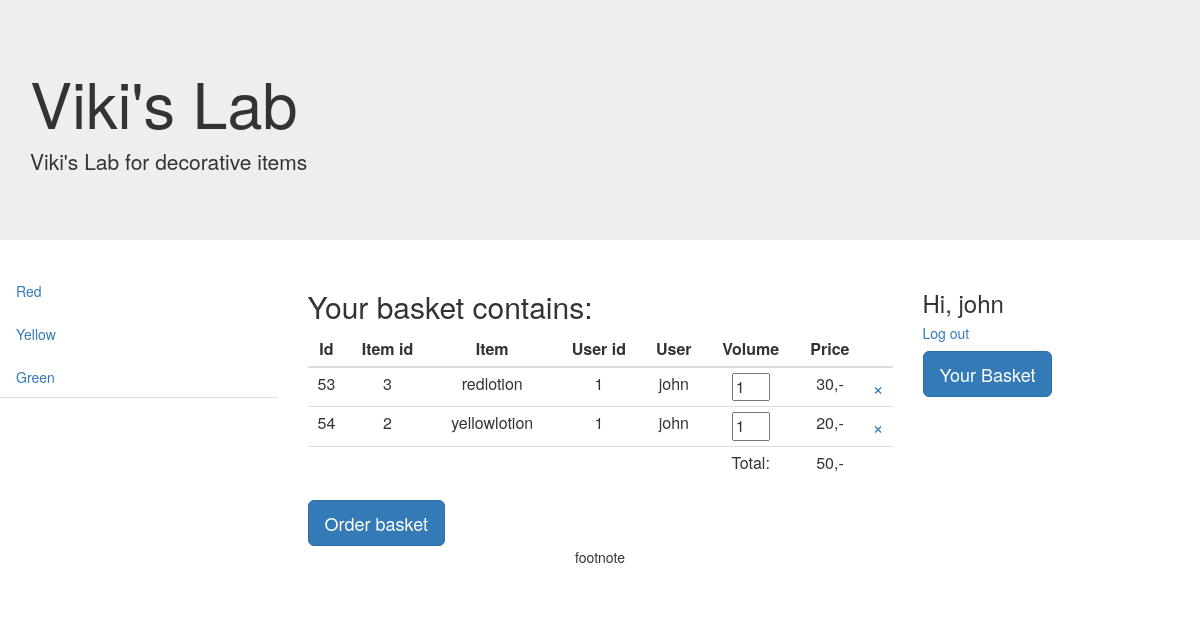
/basket (signed in), run on the app's committed database.
### vlab.py (models this page shows, shortened)
class ItemsDesc(db.Model):
    __tablename__ = 'itemsdesc'
    id = db.Column(db.Integer, primary_key=True)
    itemid = db.Column(db.Integer, db.ForeignKey('items.id'), nullable=False)
    name = db.Column(db.String, nullable=False)
    desc = db.Column(db.String)
    imgref = db.Column(db.String)
    item = db.relationship('Items', backref=db.backref('itemdesc', uselist=False))

class Orders(db.Model):
    __tablename__ = 'orders'
    id = db.Column(db.Integer, primary_key=True)
    userid = db.Column(db.Integer, db.ForeignKey('user.id'), nullable=False)
    itemid = db.Column(db.Integer, db.ForeignKey('items.id'), nullable=False)
    volume = db.Column(db.Integer)
    ordered = db.Column(db.Boolean)
    paid = db.Column(db.Boolean)
    delivered = db.Column(db.Boolean)
    orderdate = db.Column(db.DATETIME)
    paydate = db.Column(db.DATETIME)
    deliverydate = db.Column(db.DATETIME)

class Items(db.Model):
    __tablename__ = 'items'
    id = db.Column(db.Integer, primary_key=True)
    name = db.Column(db.String)
    orders = db.relationship('Orders', backref='item')

class User(UserMixin, db.Model):
    __tablename__ = 'user'
    id = db.Column(db.Integer, primary_key=True)
    username = db.Column(db.String(30), unique=True)
    email = db.Column(db.String(50))
    password = db.Column(db.String(50))
    orders = db.relationship('Orders', backref='user')

class Prices(db.Model):
    __tablename__ = 'prices'
    id = db.Column(db.Integer, primary_key=True)
    itemid = db.Column(db.Integer, db.ForeignKey('items.id'), nullable=False)
    price = db.Column(db.Integer)
    validfrom = db.Column(db.DATETIME)
    validto = db.Column(db.DATETIME)
    item = db.relationship('Items', backref='pricetags')

### vlab.py (the view)
@app.route('/basket', methods=['GET', 'POST'])
def basket():
    if request.args.get('productid'):
        chosen_product = Items.query.get(int(request.args.get('productid')))
        user = User.query.filter_by(id=current_user.id).first()
        issued_order = Orders(item=chosen_product, user=user, volume=1)
        db.session.add(issued_order)
        db.session.commit()
    if request.args.get('deletion'):
        product_for_removal = Orders.query.get(int(request.args.get('deletion')))
        db.session.delete(product_for_removal)
        db.session.commit()
    basket = Orders.query.filter(
        Orders.userid==current_user.id,
        db.or_(Orders.ordered.is_(None),
        Orders.ordered==0)).all()
    return render_template('basket.html', basket=basket, totalprice=totalprice(basket),
        items = ItemsDesc.query.all())

### vlab.py (called while the page is built)
@loginmanager.user_loader
def loaduser(userid):
    return User.query.get(int(userid))

def totalprice(basket):
    totalprice = 0
    for b in basket:
        totalprice += b.item.pricetags[0].price
    return totalprice

### templates/basket.html
{% extends 'vlab.html' %}
{% block product %}
<h2>Your basket contains:</h2>
<table class="table table-hover table-condensed text-center">
    <thead>
        <tr>
            <th class="text-center">Id</th>
            <th class="text-center">Item id</th>
            <th class="text-center">Item</th>
            <th class="text-center">User id</th>
            <th class="text-center">User</th>
            <th class='text-center'>Volume</th>
            <th class='text-center'>Price</th>
            <th class='text-center'></th>
        </tr>
    </thead>
    <tbody>
            {% for b in basket %}
            <tr>
            <td scope="row">{{b.id}}</td>
            <td scope="row">{{b.itemid}}</td>
            <td>{{b.item.name}}</td>
            <td>{{b.userid}}</td>
            <td>{{b.user.username}}</td>
            <td><input type="text" value={{b.volume}} size="1"></td>
            <td>{{b.item.pricetags[0].price}},-</td>
            <td><a href="{{url_for('basket', deletion=b.id)}}" style="text-decoration: none"><big>&times;</big></a></td>
            </tr>
            {% endfor %}
            <tr>
                <td></td>
                <td></td>
                <td></td>
                <td></td>
                <td></td>
                <td>Total:</td>
                <td>{{totalprice}},-</td>
                <td></td>
            </tr>
    </tbody>
</table>
<a name="Savebasket" id="Savebasket" class="btn btn-primary btn-lg" href="{{url_for('myorder')}}" role="button">Order basket</a>
{% endblock product %}

### templates/vlab.html (shortened to what this page needs)
<html lang="en">
<head>
    <link rel="stylesheet" type="text/css" href="{{url_for('static', filename='main.css')}}">
</head>
<body>
    {% extends 'bootstrap/base.html' %}
    {% import 'bootstrap/wtf.html' as wtf %}
    {% block content %}
    <div class="jumbotron jumbotron-fluid">
        <div class="container">
            <h1 class="display-3">Viki's Lab</h1>
            <p class="lead">Viki's Lab for decorative items</p>
        </div>
    </div>
    {% block middlepart %}
    <div class="row">
        <div class="col-xs-3">
            <ul class="nav nav-tabs nav-stacked">
                {% for item in items %}
                    <li>
                        <a href="{{url_for('selection', product=item.id)}}">{{item.name}}</a>
                    </li>
                {% endfor %}
            </ul>
        </div>
        <div class="col-xs-6">
            {% block product %}
            {% endblock product %}
        </div>
        <div class="col-xs-3">
            {% if current_user.is_authenticated %}
            <h3>Hi, {{ current_user.username }}</h3>
            <h5><a href="{{url_for('logout')}}">Log out</a> </h5>
            {% else %}
            <h5>
                <a href="{{url_for('login')}}">Log in</a> or
                <a href="{{url_for('signup')}}">Sign up</a>
            </h5>
            {% endif %}
            <a name="basket" id="basket" class="btn btn-primary btn-lg" href="{{url_for('basket')}}" role="button">Your Basket</a>
        </div>
    </div>
    {% endblock middlepart %}
    <div class="navbar">
        <div class="col-xs-12">
            <div style="text-align: center">footnote</div>
        </div>
    </div>
    {% endblock content %}

### static/main.css (style rules this page uses)
h1 { color: hotpink; }

### data on the page
ItemsDesc: name "Red"
ItemsDesc: name "Yellow"
ItemsDesc: name "Green"
Orders: id "53", itemid "3", item.name "redlotion", userid "1", user.username "john", volume "1", item "30"
Orders: id "54", itemid "2", item.name "yellowlotion", userid "1", user.username "john", volume "1", item "20"
User: username "john"

### other printed values
{{ totalprice }} "50"
